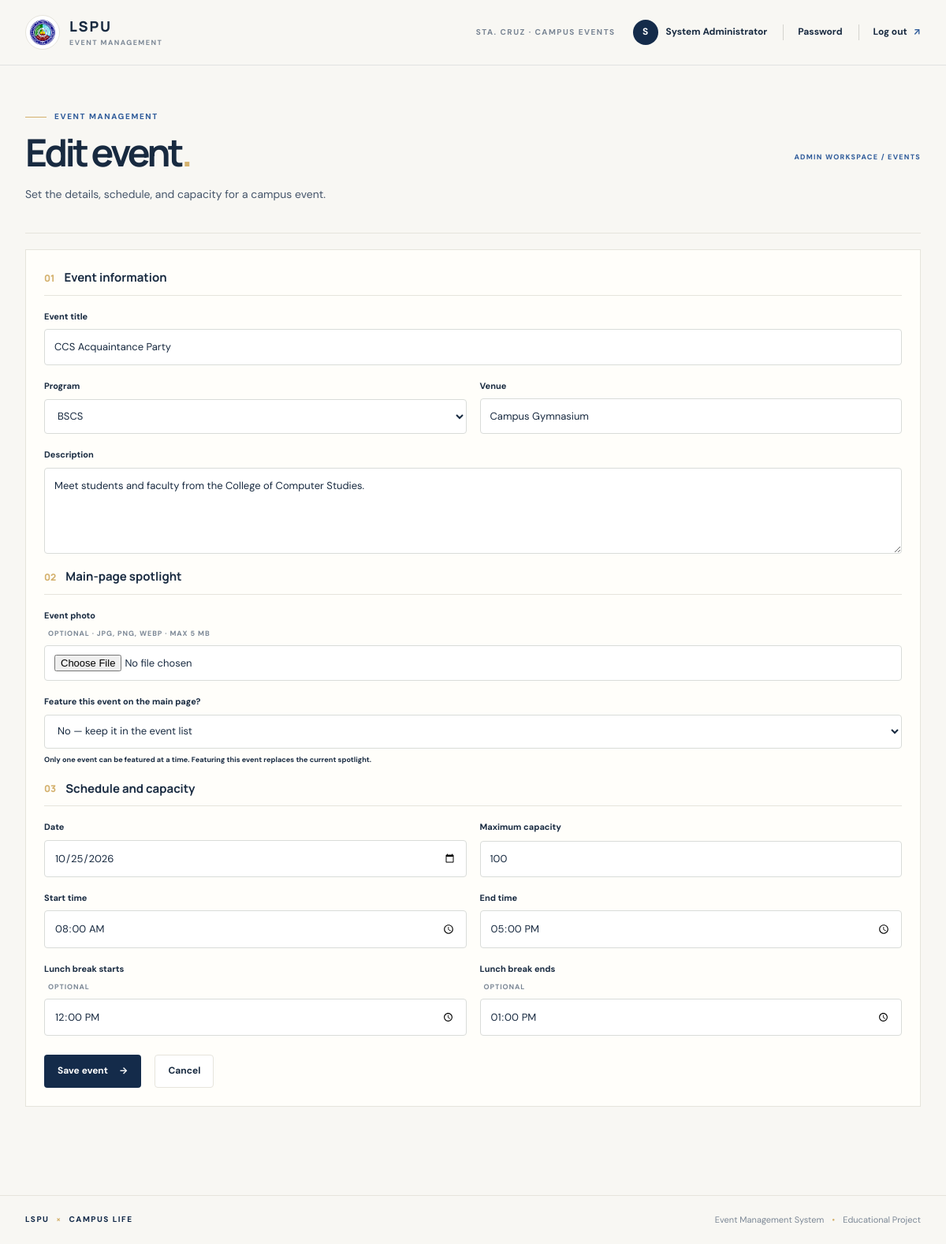
The app's page /admin/events/1/edit (signed in) with its own data.
### event_registration_flask/app.py (models this page shows, shortened)
class User(UserMixin, db.Model):
    id = db.Column(db.Integer, primary_key=True)
    name = db.Column(db.String(120), nullable=False)
    email = db.Column(db.String(160), unique=True, nullable=False, index=True)
    password_hash = db.Column(db.String(255), nullable=False)
    role = db.Column(db.String(20), nullable=False)
    student_number = db.Column(db.String(40), unique=True)
    year_level = db.Column(db.String(30))
    section = db.Column(db.String(2), index=True)
    program = db.Column(db.String(20))
    handled_sections = db.Column(db.String(300))

class Event(db.Model):
    id = db.Column(db.Integer, primary_key=True)
    title = db.Column(db.String(160), nullable=False)
    description = db.Column(db.Text, default="")
    event_date = db.Column(db.Date, nullable=False)
    start_time = db.Column(db.Time, nullable=False)
    end_time = db.Column(db.Time, nullable=False)
    venue = db.Column(db.String(160), nullable=False)
    program = db.Column(db.String(40), nullable=False, default="BSCS")
    capacity = db.Column(db.Integer, nullable=False, default=100)
    lunch_start = db.Column(db.Time)
    lunch_end = db.Column(db.Time)
    archived = db.Column(db.Boolean, default=False, nullable=False)
    featured = db.Column(db.Boolean, default=False, nullable=False)
    image_filename = db.Column(db.String(255))

### event_registration_flask/app.py (the view, shortened to what this page needs)
@app.route("/admin/events/<int:eid>/edit", methods=["GET","POST"])
@role_required("admin")
def event_edit(eid):
    e=db.session.get(Event,eid) or abort(404)
    return render_template("event_form.html",event=e)

### event_registration_flask/app.py (called while the page is built)
@login.user_loader
def load_user(uid): return db.session.get(User, int(uid))

def role_required(*roles):
    def deco(fn):
        @wraps(fn)
        @login_required
        def wrapper(*a, **kw):
            if current_user.role not in roles: abort(403)
            return fn(*a, **kw)
        return wrapper
    return deco

### event_registration_flask/templates/event_form.html (shortened to what this page needs)
{% extends "base.html" %}
{% block content %}
<section class="page-heading compact-heading"><div><p class="eyebrow"><span class="eyebrow-line"></span> EVENT MANAGEMENT</p><h1>{{ 'Edit event' if event else 'Create an event' }}<span>.</span></h1><p class="heading-description">Set the details, schedule, and capacity for a campus event.</p></div><span class="aside-index">ADMIN WORKSPACE / EVENTS</span></section>
<form class="box formgrid management-form" method="post" enctype="multipart/form-data"><input type="hidden" name="csrf_token" value="{{ csrf_token() }}">
  <div class="form-section-label fullrow"><span>01</span><strong>Event information</strong></div>
  <label class="fullrow">Event title<input name="title" required value="{{ event.title if event else '' }}" placeholder="e.g. CCS Student Assembly"></label>
  <label>Program<select name="program">{% for p in ['BSCS','BSIT','CCS','All Programs'] %}<option {% if event and event.program==p %}selected{% endif %}>{{ p }}</option>{% endfor %}</select></label>
  <label>Venue<input name="venue" required value="{{ event.venue if event else '' }}" placeholder="Building, room, or campus location"></label>
  <label class="fullrow">Description<textarea name="description" rows="4" placeholder="What should participants know about this event?">{{ event.description if event else '' }}</textarea></label>
  <div class="form-section-label fullrow"><span>02</span><strong>Main-page spotlight</strong></div>
  <label class="fullrow">Event photo <span class="label-optional">OPTIONAL · JPG, PNG, WEBP · MAX 5 MB</span><input type="file" name="event_image" accept="image/jpeg,image/png,image/webp"></label>
  <label class="fullrow">Feature this event on the main page?<select name="featured"><option value="0" {% if not event or not event.featured %}selected{% endif %}>No — keep it in the event list</option><option value="1" {% if event and event.featured %}selected{% endif %}>Yes — make this the campus spotlight</option></select><small>Only one event can be featured at a time. Featuring this event replaces the current spotlight.</small></label>
  <div class="form-section-label fullrow"><span>03</span><strong>Schedule and capacity</strong></div>
  <label>Date<input type="date" name="event_date" required value="{{ event.event_date.isoformat() if event else '' }}"></label>
  <label>Maximum capacity<input type="number" min="1" name="capacity" required value="{{ event.capacity if event else 100 }}"></label>
  <label>Start time<input type="time" name="start_time" required value="{{ event.start_time.strftime('%H:%M') if event else '08:00' }}"></label>
  <label>End time<input type="time" name="end_time" required value="{{ event.end_time.strftime('%H:%M') if event else '17:00' }}"></label>
  <label>Lunch break starts <span class="label-optional">OPTIONAL</span><input type="time" name="lunch_start" value="{{ event.lunch_start.strftime('%H:%M') if event and event.lunch_start else '' }}"></label>
  <label>Lunch break ends <span class="label-optional">OPTIONAL</span><input type="time" name="lunch_end" value="{{ event.lunch_end.strftime('%H:%M') if event and event.lunch_end else '' }}"></label>
  <div class="form-actions fullrow"><button class="btn btn-primary" type="submit">Save event <span aria-hidden="true">→</span></button><a class="btn btn-light" href="{{ url_for('admin_home') }}">Cancel</a></div>
</form>
{% endblock %}

### event_registration_flask/templates/base.html (shortened to what this page needs)
<!doctype html>
<html lang="en">
<head>
    <link rel="stylesheet" href="{{ url_for('static', filename='style.css') }}">
</head>
<body>
    <header class="site-header">
        <div class="header-inner">
            <a class="brand" href="{{ url_for('landing') }}" aria-label="LSPU Event Management System home">
                <span class="brand-mark"><img src="{{ url_for('static', filename='lspu-logo.png') }}" alt="LSPU logo" class="school-logo"></span>
                <span class="brand-copy"><strong>LSPU</strong><small>EVENT MANAGEMENT</small></span>
            </a>
            <div class="header-right">
                <span class="header-context">STA. CRUZ · CAMPUS EVENTS</span>
                {% if current_user.is_authenticated %}
                <div class="user-menu"><span class="user-avatar" aria-hidden="true">{{ current_user.name[:1]|upper }}</span><span class="user-name">{{ current_user.name }}</span><a class="logout-link" href="{{ url_for('change_password') }}">Password</a><a class="logout-link" href="{{ url_for('sign_out') }}">Log out <span aria-hidden="true">↗</span></a></div>
                {% else %}
                <a class="header-home" href="{{ url_for('landing') }}">Home <span aria-hidden="true">↗</span></a>
                {% endif %}
            </div>
        </div>
    </header>
    <main class="page-shell" id="main-content">
        {% block content %}{% endblock %}
    </main>
    <footer class="site-footer"><span class="footer-brand">LSPU <i>×</i> CAMPUS LIFE</span><span>Event Management System <span class="footer-dot">•</span> Educational Project</span></footer>
</body>
</html>

### records on screen
User: name "S", name "System Administrator"
Event: title "CCS Acquaintance Party", program "BSCS", venue "Campus Gymnasium", description "Meet students and faculty from the College of Computer Studies.", featured "No — keep it in the event list", event_date "10/25/2026", capacity "100", start_time "08:00", end_time "17:00", lunch_start "12:00", lunch_end "13:00"

### other values on screen
{{ 'Edit event' if event else 'Create an event' }} "Edit event"
